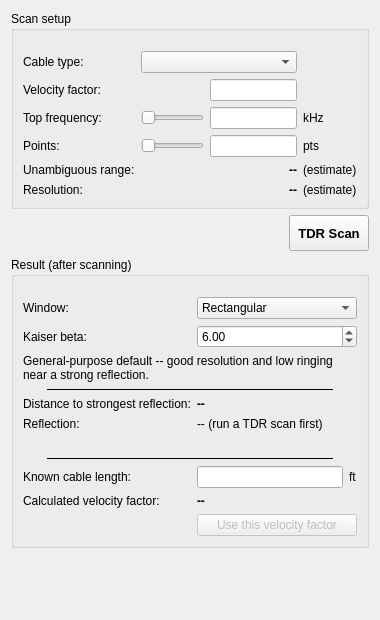
<?xml version="1.0" encoding="UTF-8"?>
<ui version="4.0">
 <class>TdrScanPanel</class>
 <widget class="QWidget" name="TdrScanPanel">
  <property name="geometry">
   <rect>
    <x>0</x>
    <y>0</y>
    <width>380</width>
    <height>620</height>
   </rect>
  </property>
  <property name="windowTitle">
   <string>TDR Scan</string>
  </property>
  <layout class="QVBoxLayout" name="verticalLayout">
   <property name="sizeConstraint">
    <enum>QLayout::SetMinimumSize</enum>
   </property>
   <item>
    <widget class="QGroupBox" name="scanSetupGroupBox">
     <property name="title">
      <string>Scan setup</string>
     </property>
     <layout class="QGridLayout" name="scanSetupGridLayout">
      <property name="topMargin">
       <number>20</number>
      </property>
      <item row="0" column="0">
       <widget class="QLabel" name="cableTypeNameLabel">
        <property name="text">
         <string>Cable type:</string>
        </property>
       </widget>
      </item>
      <item row="0" column="1" colspan="2">
       <widget class="QComboBox" name="cableTypeCombo"/>
      </item>
      <item row="1" column="0">
       <widget class="QLabel" name="velocityFactorNameLabel">
        <property name="text">
         <string>Velocity factor:</string>
        </property>
       </widget>
      </item>
      <item row="1" column="2">
       <widget class="QLineEdit" name="velocityFactorEdit">
        <property name="minimumWidth">
         <number>70</number>
        </property>
        <property name="maximumWidth">
         <number>70</number>
        </property>
        <property name="alignment">
         <set>Qt::AlignRight|Qt::AlignVCenter</set>
        </property>
        <property name="toolTip">
         <string>0.01 - 1.0. Seeded from Settings &gt; Cable's current velocity factor -- applies to this scan (see the scan button's tooltip), never written back to Settings &gt; Cable itself unless you click "Use this velocity factor" below.</string>
        </property>
       </widget>
      </item>
      <item row="2" column="0">
       <widget class="QLabel" name="topFreqNameLabel">
        <property name="text">
         <string>Top frequency:</string>
        </property>
       </widget>
      </item>
      <item row="2" column="1">
       <widget class="QSlider" name="topFreqSlider">
        <property name="orientation">
         <enum>Qt::Horizontal</enum>
        </property>
       </widget>
      </item>
      <item row="2" column="2">
       <widget class="QLineEdit" name="topFreqEdit">
        <property name="minimumWidth">
         <number>70</number>
        </property>
        <property name="maximumWidth">
         <number>70</number>
        </property>
        <property name="alignment">
         <set>Qt::AlignRight|Qt::AlignVCenter</set>
        </property>
       </widget>
      </item>
      <item row="2" column="3">
       <widget class="QLabel" name="topFreqUnitLabel">
        <property name="text">
         <string notr="true">kHz</string>
        </property>
       </widget>
      </item>
      <item row="3" column="0">
       <widget class="QLabel" name="pointsNameLabel">
        <property name="text">
         <string>Points:</string>
        </property>
       </widget>
      </item>
      <item row="3" column="1">
       <widget class="QSlider" name="dotsSlider">
        <property name="orientation">
         <enum>Qt::Horizontal</enum>
        </property>
       </widget>
      </item>
      <item row="3" column="2">
       <widget class="QLineEdit" name="dotsEdit">
        <property name="minimumWidth">
         <number>70</number>
        </property>
        <property name="maximumWidth">
         <number>70</number>
        </property>
        <property name="alignment">
         <set>Qt::AlignRight|Qt::AlignVCenter</set>
        </property>
       </widget>
      </item>
      <item row="3" column="3">
       <widget class="QLabel" name="pointsUnitLabel">
        <property name="text">
         <string notr="true">pts</string>
        </property>
       </widget>
      </item>
      <item row="4" column="0">
       <widget class="QLabel" name="unambiguousRangeNameLabel">
        <property name="text">
         <string>Unambiguous range:</string>
        </property>
       </widget>
      </item>
      <item row="4" column="2">
       <widget class="QLabel" name="unambiguousRangeLabel">
        <property name="alignment">
         <set>Qt::AlignRight|Qt::AlignVCenter</set>
        </property>
        <property name="font">
         <font>
          <bold>true</bold>
         </font>
        </property>
        <property name="text">
         <string notr="true">--</string>
        </property>
       </widget>
      </item>
      <item row="4" column="3">
       <widget class="QLabel" name="unambiguousRangeSuffixLabel">
        <property name="text">
         <string notr="true">(estimate)</string>
        </property>
       </widget>
      </item>
      <item row="5" column="0">
       <widget class="QLabel" name="resolutionNameLabel">
        <property name="text">
         <string>Resolution:</string>
        </property>
       </widget>
      </item>
      <item row="5" column="2">
       <widget class="QLabel" name="resolutionLabel">
        <property name="alignment">
         <set>Qt::AlignRight|Qt::AlignVCenter</set>
        </property>
        <property name="font">
         <font>
          <bold>true</bold>
         </font>
        </property>
        <property name="text">
         <string notr="true">--</string>
        </property>
       </widget>
      </item>
      <item row="5" column="3">
       <widget class="QLabel" name="resolutionSuffixLabel">
        <property name="text">
         <string notr="true">(estimate)</string>
        </property>
       </widget>
      </item>
     </layout>
    </widget>
   </item>
   <item>
    <layout class="QHBoxLayout" name="scanButtonsLayout">
     <item>
      <spacer name="scanButtonsSpacer">
       <property name="orientation">
        <enum>Qt::Horizontal</enum>
       </property>
       <property name="sizeHint" stdset="0">
        <size>
         <width>40</width>
         <height>20</height>
        </size>
       </property>
      </spacer>
     </item>
     <item>
      <widget class="QPushButton" name="tdrSingleButton">
       <property name="minimumSize">
        <size>
         <width>0</width>
         <height>36</height>
        </size>
       </property>
       <property name="maximumSize">
        <size>
         <width>16777215</width>
         <height>36</height>
        </size>
       </property>
       <property name="font">
        <font>
         <pointsize>10</pointsize>
         <bold>true</bold>
        </font>
       </property>
       <property name="toolTip">
        <string>Uses the velocity factor above for this scan's own distance calculation (temporarily -- doesn't disturb Settings &gt; Cable's own value used elsewhere).</string>
       </property>
       <property name="text">
        <string>TDR Scan</string>
       </property>
      </widget>
     </item>
    </layout>
   </item>
   <item>
    <widget class="QGroupBox" name="resultGroupBox">
     <property name="title">
      <string>Result (after scanning)</string>
     </property>
     <layout class="QFormLayout" name="resultFormLayout">
      <property name="topMargin">
       <number>20</number>
      </property>
      <item row="0" column="0">
       <widget class="QLabel" name="windowNameLabel">
        <property name="text">
         <string>Window:</string>
        </property>
       </widget>
      </item>
      <item row="0" column="1">
       <widget class="QComboBox" name="windowCombo">
        <item>
         <property name="text">
          <string>Rectangular</string>
         </property>
        </item>
        <item>
         <property name="text">
          <string>Hamming</string>
         </property>
        </item>
        <item>
         <property name="text">
          <string>Hann</string>
         </property>
        </item>
        <item>
         <property name="text">
          <string>Blackman</string>
         </property>
        </item>
        <item>
         <property name="text">
          <string>Kaiser</string>
         </property>
        </item>
       </widget>
      </item>
      <item row="1" column="0">
       <widget class="QLabel" name="kaiserBetaNameLabel">
        <property name="text">
         <string>Kaiser beta:</string>
        </property>
       </widget>
      </item>
      <item row="1" column="1">
       <widget class="QDoubleSpinBox" name="kaiserBetaSpin">
        <property name="minimum">
         <double>0.000000000000000</double>
        </property>
        <property name="maximum">
         <double>20.000000000000000</double>
        </property>
        <property name="value">
         <double>6.000000000000000</double>
        </property>
       </widget>
      </item>
      <item row="2" column="0" colspan="2">
       <widget class="QLabel" name="windowExplanationLabel">
        <property name="wordWrap">
         <bool>true</bool>
        </property>
        <property name="text">
         <string notr="true">General-purpose default -- good resolution and low ringing near a strong reflection.</string>
        </property>
       </widget>
      </item>
      <item row="3" column="0" colspan="2">
       <layout class="QHBoxLayout" name="windowResultSeparatorLayout">
        <property name="leftMargin">
         <number>24</number>
        </property>
        <property name="rightMargin">
         <number>24</number>
        </property>
        <item>
         <widget class="Line" name="windowResultSeparatorLine">
          <property name="frameShadow">
           <enum>QFrame::Plain</enum>
          </property>
          <property name="orientation">
           <enum>Qt::Horizontal</enum>
          </property>
         </widget>
        </item>
       </layout>
      </item>
      <item row="4" column="0">
       <widget class="QLabel" name="cableLengthNameLabel">
        <property name="text">
         <string>Distance to strongest reflection:</string>
        </property>
       </widget>
      </item>
      <item row="4" column="1">
       <widget class="QLabel" name="cableLengthLabel">
        <property name="font">
         <font>
          <bold>true</bold>
         </font>
        </property>
        <property name="text">
         <string notr="true">--</string>
        </property>
       </widget>
      </item>
      <item row="5" column="0">
       <widget class="QLabel" name="reflectionNameLabel">
        <property name="text">
         <string>Reflection:</string>
        </property>
       </widget>
      </item>
      <item row="5" column="1">
       <widget class="QLabel" name="reflectionLabel">
        <property name="text">
         <string notr="true">-- (run a TDR scan first)</string>
        </property>
       </widget>
      </item>
      <item row="6" column="0" colspan="2">
       <widget class="QLabel" name="rangeNoteLabel">
        <property name="wordWrap">
         <bool>true</bool>
        </property>
        <property name="text">
         <string notr="true"></string>
        </property>
       </widget>
      </item>
      <item row="7" column="0" colspan="2">
       <layout class="QHBoxLayout" name="reverseSolveSeparatorLayout">
        <property name="leftMargin">
         <number>24</number>
        </property>
        <property name="rightMargin">
         <number>24</number>
        </property>
        <item>
         <widget class="Line" name="reverseSolveSeparatorLine">
          <property name="frameShadow">
           <enum>QFrame::Plain</enum>
          </property>
          <property name="orientation">
           <enum>Qt::Horizontal</enum>
          </property>
         </widget>
        </item>
       </layout>
      </item>
      <item row="8" column="0">
       <widget class="QLabel" name="knownLengthNameLabel">
        <property name="text">
         <string>Known cable length:</string>
        </property>
       </widget>
      </item>
      <item row="8" column="1">
       <layout class="QHBoxLayout" name="knownLengthLayout">
        <item>
         <widget class="QLineEdit" name="knownLengthEdit"/>
        </item>
        <item>
         <widget class="QLabel" name="knownLengthUnitLabel">
          <property name="text">
           <string notr="true">ft</string>
          </property>
         </widget>
        </item>
       </layout>
      </item>
      <item row="9" column="0">
       <widget class="QLabel" name="calculatedVfNameLabel">
        <property name="text">
         <string>Calculated velocity factor:</string>
        </property>
       </widget>
      </item>
      <item row="9" column="1">
       <widget class="QLabel" name="calculatedVfLabel">
        <property name="font">
         <font>
          <bold>true</bold>
         </font>
        </property>
        <property name="text">
         <string notr="true">--</string>
        </property>
       </widget>
      </item>
      <item row="10" column="1">
       <widget class="QPushButton" name="applyVfButton">
        <property name="enabled">
         <bool>false</bool>
        </property>
        <property name="toolTip">
         <string>Copies this value up into the Velocity factor field above, and sets Settings &gt; Cable to Custom with it too (resetting R0 to 50 Ohm and loss to none -- TDR only solves for velocity factor, so the rest is genuinely unknown here) -- affects any active Subtract/Add cable compensation elsewhere, not just this dialog.</string>
        </property>
        <property name="text">
         <string>Use this velocity factor</string>
        </property>
       </widget>
      </item>
     </layout>
    </widget>
   </item>
   <item>
    <spacer name="verticalSpacer">
     <property name="orientation">
      <enum>Qt::Vertical</enum>
     </property>
     <property name="sizeHint" stdset="0">
      <size>
       <width>20</width>
       <height>40</height>
      </size>
     </property>
    </spacer>
   </item>
  </layout>
 </widget>
 <resources/>
 <connections/>
</ui>
